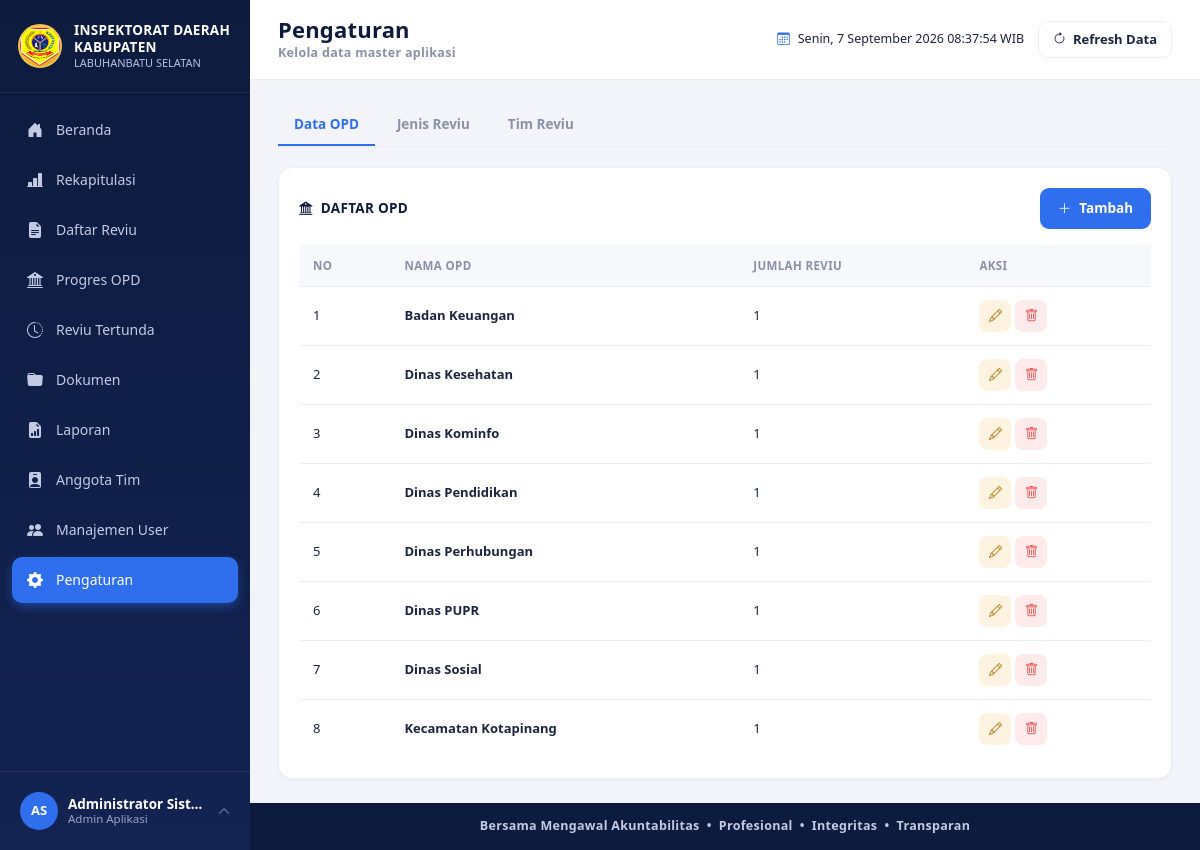
/pengaturan.php (signed in), run on the app's committed database.
### tables this page shows
CREATE TABLE users (
  id INT AUTO_INCREMENT PRIMARY KEY,
  username VARCHAR(50) NOT NULL UNIQUE,
  password VARCHAR(255) NOT NULL,
  nama_lengkap VARCHAR(100) NOT NULL,
  jabatan VARCHAR(100) DEFAULT NULL,
  role_id INT NOT NULL,
  avatar VARCHAR(255) DEFAULT NULL,
  status ENUM('aktif','nonaktif') NOT NULL DEFAULT 'aktif',
  created_at TIMESTAMP DEFAULT CURRENT_TIMESTAMP,
  CONSTRAINT fk_users_role FOREIGN KEY (role_id) REFERENCES roles(id)
);

CREATE TABLE opd (
  id INT AUTO_INCREMENT PRIMARY KEY,
  nama_opd VARCHAR(150) NOT NULL,
  created_at TIMESTAMP DEFAULT CURRENT_TIMESTAMP
);

### includes/auth.php (called while the page is built, shortened)
<?php
require_once __DIR__ . '/../config/database.php';
function is_logged_in()
{
    return isset($_SESSION['user_id']);
}
function base_url($path = '')
{
    return ROOT_URL . $path;
}
function current_user_data()
{
    global $pdo;
    $stmt = $pdo->prepare("SELECT u.*, r.nama_role, r.slug AS role_slug
                            FROM users u JOIN roles r ON r.id = u.role_id
                            WHERE u.id = ? LIMIT 1");
    $stmt->execute([$_SESSION['user_id']]);
    $cached = $stmt->fetch();
    return $cached;
}

### includes/functions.php (called while the page is built, shortened)
<?php
function e($str)
{
    return htmlspecialchars((string) $str, ENT_QUOTES, 'UTF-8');
}
function avatar_url($avatar)
{
    return null;
}
function initials($name)
{
    $parts = preg_split('/\s+/', trim((string) $name));
    $initials = '';
    foreach (array_slice($parts, 0, 2) as $p) {
        if ($p !== '') {
            $initials .= strtoupper(substr($p, 0, 1));
        }
    }
    return $initials !== '' ? $initials : 'U';
}

### pengaturan.php (the view, shortened to what this page needs)
<?php
require_once __DIR__ . '/includes/auth.php';
require_once __DIR__ . '/includes/functions.php';
$tab = $_GET['tab'] ?? 'opd';
$opd_list = $pdo->query("SELECT o.*, (SELECT COUNT(*) FROM reviu r WHERE r.opd_id = o.id) AS jumlah FROM opd o ORDER BY o.nama_opd ASC")->fetchAll();
$jenis_list = $pdo->query("SELECT j.*, (SELECT COUNT(*) FROM reviu r WHERE r.jenis_reviu_id = j.id) AS jumlah FROM jenis_reviu j ORDER BY j.nama_jenis ASC")->fetchAll();
$tim_list = $pdo->query("SELECT t.*, (SELECT COUNT(*) FROM reviu r WHERE r.tim_reviu_id = t.id) AS jumlah FROM tim_reviu t ORDER BY t.nama_tim ASC")->fetchAll();
include __DIR__ . '/includes/header.php';
function render_master_table($items, $type, $column, $label)
{
    echo '<table class="table-x"><thead><tr><th>No</th><th>' . e($label) . '</th><th>Jumlah Reviu</th><th>Aksi</th></tr></thead><tbody>';
    if (empty($items)) {
        echo '<tr><td colspan="4" class="text-center py-4 small-muted">Belum ada data.</td></tr>';
    } else {
        $no = 1;
        foreach ($items as $it) {
            echo '<tr>';
            echo '<td>' . $no++ . '</td>';
            echo '<td><b>' . e($it[$column]) . '</b></td>';
            echo '<td>' . (int) $it['jumlah'] . '</td>';
            echo '<td><div class="d-flex gap-1">';
            echo '<button type="button" class="btn-eye" style="background:var(--amber-light); color:#b9770e;" onclick="openEditMaster(\'' . $type . '\',' . (int)$it['id'] . ',' . json_encode($it[$column], JSON_UNESCAPED_UNICODE | JSON_HEX_APOS | JSON_HEX_QUOT) . ')"><i class="bi bi-pencil"></i></button>';
            echo '<form method="POST" action="process/process_master.php" onsubmit="return confirm(\'Yakin hapus data ini?\');" style="display:inline;">';
            echo '<button type="submit" class="btn-eye" style="background:var(--red-light); color:var(--red);"><i class="bi bi-trash"></i></button>';
            echo '</form></div></td></tr>';
        }
    }
    echo '</tbody></table>';
}
?>
<div class="tab-x">
  <a href="?tab=opd" style="text-decoration:none;"><button class="<?= $tab==='opd'?'active':'' ?>">Data OPD</button></a>
  <a href="?tab=jenis_reviu" style="text-decoration:none;"><button class="<?= $tab==='jenis_reviu'?'active':'' ?>">Jenis Reviu</button></a>
  <a href="?tab=tim_reviu" style="text-decoration:none;"><button class="<?= $tab==='tim_reviu'?'active':'' ?>">Tim Reviu</button></a>
</div>
<div class="card-x">
  <div class="d-flex justify-content-between align-items-center mb-3">
    <div class="card-x-title mb-0">
      <?php if ($tab === 'opd'): ?><i class="bi bi-bank2"></i> DAFTAR OPD
      <?php elseif ($tab === 'jenis_reviu'): ?><i class="bi bi-tags-fill"></i> DAFTAR JENIS REVIU
      <?php else: ?><i class="bi bi-people-fill"></i> DAFTAR TIM REVIU
      <?php endif; ?>
    </div>
    <button type="button" class="btn-x btn-primary-x" onclick="openAddMaster('<?= $tab ?>')"><i class="bi bi-plus-lg"></i> Tambah</button>
  </div>
  <div style="overflow-x:auto;">
    <?php
    if ($tab === 'opd') render_master_table($opd_list, 'opd', 'nama_opd', 'Nama OPD');
    elseif ($tab === 'jenis_reviu') render_master_table($jenis_list, 'jenis_reviu', 'nama_jenis', 'Nama Jenis Reviu');
    else render_master_table($tim_list, 'tim_reviu', 'nama_tim', 'Nama Tim Reviu');
    ?>
  </div>
</div>
<?php
include __DIR__ . '/includes/footer.php';
?>

### includes/sidebar.php (shortened to what this page needs)
<?php
$__user = current_user_data();
$__role = current_role();
$__current_page = basename($_SERVER['PHP_SELF']);
$menu_items = [
  ['label' => 'Beranda',         'icon' => 'bi-house-door-fill',            'link' => 'index.php',           'roles' => ['administrator', 'auditor', 'pimpinan']],
  ['label' => 'Rekapitulasi',    'icon' => 'bi-bar-chart-line-fill',        'link' => 'rekapitulasi.php',    'roles' => ['administrator', 'auditor', 'pimpinan']],
  ['label' => 'Daftar Reviu',    'icon' => 'bi-file-earmark-text-fill',     'link' => 'daftar_reviu.php',    'roles' => ['administrator', 'auditor']],
  ['label' => 'Progres OPD',     'icon' => 'bi-bank2',                      'link' => 'progres_opd.php',     'roles' => ['administrator', 'auditor']],
  ['label' => 'Reviu Tertunda',  'icon' => 'bi-clock-history',              'link' => 'reviu_tertunda.php',  'roles' => ['administrator', 'auditor']],
  ['label' => 'Dokumen',         'icon' => 'bi-folder-fill',                'link' => 'dokumen.php',         'roles' => ['administrator', 'auditor']],
  ['label' => 'Laporan',         'icon' => 'bi-file-earmark-bar-graph-fill', 'link' => 'laporan.php',        'roles' => ['administrator', 'auditor']],
  ['label' => 'Anggota Tim',     'icon' => 'bi-person-badge-fill',          'link' => 'anggota_tim.php',     'roles' => ['administrator']],
  ['label' => 'Manajemen User',  'icon' => 'bi-people-fill',                'link' => 'user_management.php', 'roles' => ['administrator']],
  ['label' => 'Pengaturan',      'icon' => 'bi-gear-fill',                  'link' => 'pengaturan.php',      'roles' => ['administrator', 'auditor']],
];
$__avatar = avatar_url($__user['avatar']);
?>
<aside class="sidebar" id="appSidebar">
    <div class="sidebar-brand">
        <img src="<?= e(base_url('assets/images/logo-kabupaten.png')) ?>" alt="Logo Kabupaten Labuhanbatu Selatan"
            class="logo-emblem" onerror="this.style.display='none'">
        <div class="brand-text">
            <div class="t1">INSPEKTORAT DAERAH</div>
            <div class="t1">KABUPATEN</div>
            <div class="t2">LABUHANBATU SELATAN</div>
        </div>
    </div>
    <nav class="sidebar-menu">
        <?php foreach ($menu_items as $item):
      $is_active = $__current_page === $item['link'];
    ?>
        <a href="<?= e(base_url($item['link'])) ?>" class="menu-item <?= $is_active ? 'active' : '' ?>">
            <i class="bi <?= e($item['icon']) ?>"></i>
            <span><?= e($item['label']) ?></span>
        </a>
        <?php endforeach; ?>
    </nav>
    <div class="sidebar-user">
        <div class="user-row" id="userRowToggle">
            <?php if ($__avatar): ?>
            <img src="<?= e($__avatar) ?>" class="avatar-sm" alt="avatar">
            <?php else: ?>
            <div class="avatar-sm"><?= e(initials($__user['nama_lengkap'])) ?></div>
            <?php endif; ?>
            <div class="user-info">
                <div class="u-name"><?= e($__user['nama_lengkap']) ?></div>
                <div class="u-role"><?= e($__user['jabatan'] ? $__user['jabatan'] : role_label($__role)) ?></div>
            </div>
            <i class="bi bi-chevron-up caret"></i>
        </div>
    </div>
</aside>

### assets/css/style.css (style rules this page uses)
:root { --navy:#0d1b3e; --navy-2:#132352; --navy-3:#1b2f66; --blue:#2f6fed; --blue-light:#eaf1ff; --green:#16a34a; --green-light:#e7f7ed; --amber:#f59e0b; --amber-light:#fef3e0; --red:#ef4444; --red-light:#fdeaea; --purple:#8b5cf6; --purple-light:#f1eafe; --gray-bg:#f2f4fa; --text-main:#1b2440; --text-muted:#8a90a6; --border-color:#eceef5; --radius:14px; }
* { box-sizing:border-box; }
body { background:var(--gray-bg); color:var(--text-main); font-family:'Segoe UI', -apple-system, BlinkMacSystemFont, Roboto, Arial, sans-serif; font-size:14.5px; }
a { text-decoration:none; }
.sidebar { width:250px; min-width:250px; background:linear-gradient(180deg,var(--navy) 0%,var(--navy-2) 100%); color:#fff; display:flex; flex-direction:column; position:fixed; top:0; left:0; bottom:0; z-index:1000; }
.sidebar-brand { display:flex; align-items:center; gap:12px; padding:22px 18px; border-bottom:1px solid rgba(255,255,255,.08); }
.sidebar-brand .logo-emblem { width:44px; height:44px; border-radius:50%; background:radial-gradient(circle at 30% 30%, #ffd76a, #d4a017); display:flex; align-items:center; justify-content:center; font-weight:700; color:#3a2c00; font-size:15px; border:2px solid #f0c352; flex-shrink:0; }
.sidebar-brand .brand-text { line-height:1.25; }
.sidebar-brand .brand-text .t1 { font-weight:800; font-size:13.5px; letter-spacing:.3px; }
.sidebar-brand .brand-text .t2 { font-size:11px; color:#b9c2e0; }
.sidebar-menu { padding:14px 12px; flex:1; overflow-y:auto; }
.sidebar-menu .menu-item { display:flex; align-items:center; gap:12px; padding:11px 14px; margin-bottom:4px; border-radius:10px; color:#c3cae4; font-size:14px; font-weight:500; transition:background .15s ease, color .15s ease; }
.sidebar-menu .menu-item i { font-size:16px; width:18px; text-align:center; }
.sidebar-menu .menu-item.active { background:var(--blue); color:#fff; box-shadow:0 4px 10px rgba(47,111,237,.4); }
.sidebar-user { border-top:1px solid rgba(255,255,255,.08); padding:14px 14px; position:relative; }
.sidebar-user .user-row { display:flex; align-items:center; gap:10px; cursor:pointer; padding:6px; border-radius:10px; }
.sidebar-user .avatar-sm { width:38px; height:38px; border-radius:50%; object-fit:cover; background:var(--blue); color:#fff; display:flex; align-items:center; justify-content:center; font-weight:700; font-size:13px; flex-shrink:0; }
.sidebar-user .user-info { line-height:1.2; flex:1; min-width:0; }
.sidebar-user .user-info .u-name { font-size:13.5px; font-weight:700; color:#fff; white-space:nowrap; overflow:hidden; text-overflow:ellipsis; }
.sidebar-user .user-info .u-role { font-size:11.5px; color:#98a3c7; }
.sidebar-user .caret { color:#98a3c7; font-size:12px; }
.card-x { background:#fff; border-radius:var(--radius); border:1px solid var(--border-color); padding:20px; box-shadow:0 1px 3px rgba(20,30,70,.04); }
.card-x .card-x-title { font-size:13.5px; font-weight:800; color:var(--navy); letter-spacing:.3px; margin-bottom:16px; display:flex; align-items:center; gap:8px; }
.table-x { width:100%; border-collapse:separate; border-spacing:0; font-size:13px; }
.table-x thead th { background:#f7f8fc; color:var(--text-muted); font-size:11.5px; text-transform:uppercase; letter-spacing:.4px; font-weight:700; padding:12px 14px; text-align:left; border-bottom:1px solid var(--border-color); white-space:nowrap; }
.table-x tbody td { padding:13px 14px; border-bottom:1px solid var(--border-color); vertical-align:middle; }
.table-x tbody tr:last-child td { border-bottom:none; }
.btn-eye { width:32px; height:32px; border-radius:8px; background:var(--blue-light); color:var(--blue); display:inline-flex; align-items:center; justify-content:center; border:none; }
.btn-x { border:none; border-radius:9px; padding:10px 18px; font-size:13.5px; font-weight:700; display:inline-flex; align-items:center; gap:8px; cursor:pointer; }
.btn-primary-x { background:var(--blue); color:#fff; }
.tab-x { display:flex; gap:6px; border-bottom:1px solid var(--border-color); margin-bottom:20px; }
.tab-x button { background:none; border:none; padding:10px 16px; font-size:13.5px; font-weight:700; color:var(--text-muted); border-bottom:2px solid transparent; cursor:pointer; }
.tab-x button.active { color:var(--blue); border-color:var(--blue); }

### data on the page
users: nama_lengkap "AS", nama_lengkap "Administrator Sist…", jabatan "Admin Aplikasi"
opd: nama_opd "Badan Keuangan", jumlah "1"
opd: nama_opd "Dinas Kesehatan", jumlah "1"
opd: nama_opd "Dinas Kominfo", jumlah "1"
opd: nama_opd "Dinas Pendidikan", jumlah "1"
opd: nama_opd "Dinas Perhubungan", jumlah "1"
opd: nama_opd "Dinas PUPR", jumlah "1"
opd: nama_opd "Dinas Sosial", jumlah "1"
opd: nama_opd "Kecamatan Kotapinang", jumlah "1"

### other printed values
$item['label'] "Beranda"
$item['label'] "Rekapitulasi"
$item['label'] "Daftar Reviu"
$item['label'] "Progres OPD"
$item['label'] "Reviu Tertunda"
$item['label'] "Dokumen"
$item['label'] "Laporan"
$item['label'] "Anggota Tim"
$item['label'] "Manajemen User"
$item['label'] "Pengaturan"
$page_title "Pengaturan"
$page_subtitle "Kelola data master aplikasi"
$label "NAMA OPD"
